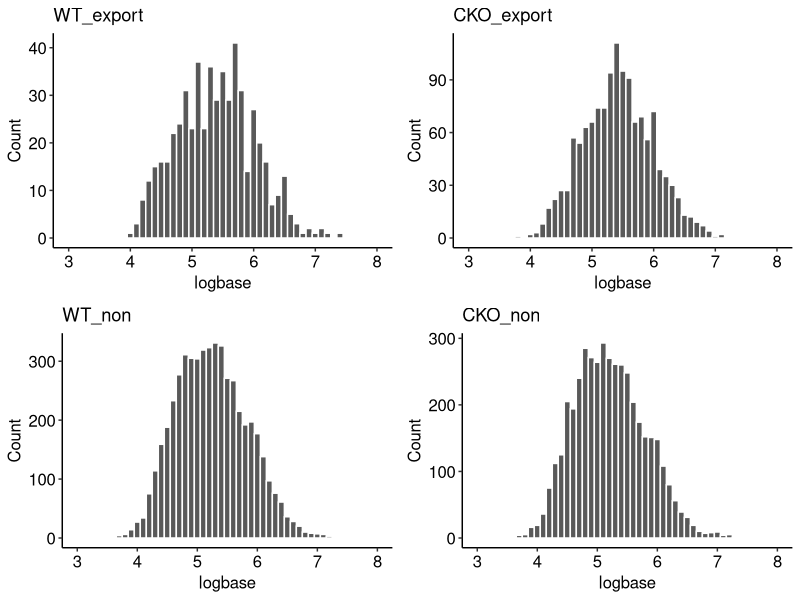

The R script that drew this image:
## ---- chunk 1
#######################################################################################################################################
# Combined analysis Notebook 3 - DESCRIPTION
#
# Here we estimate relative amplitude for each protein.
# Relative amplitude = range / mean abundance,
# To calculate range, we use a 24-hour moving average method to detrend data before subtracting max - min.
# This allows the elimination of >24h trends (e.g. if everything is decreasing over several days)
#
# A relative amplitude threshold is used in proteomics analysis to define biological significance
# This threshold is chosen in this study to be 10%
#
# INPUTS = normalised data for significantly rhythmic proteins output by RAIN (.csv)
# OUTPUTS = detrended data, lists of proteins with relative amplitudes and baselines (mean abundance) calculated (.csv)
# 
#######################################################################################################################################
## ---- chunk 2
# Setup
# Clear your workspace
rm(list=ls())

# Load useful packages
if (!require("tidyverse")) {
  install.packages("tidyverse", dependencies = TRUE)
  library(tidyverse)
} 

if (!require("gridExtra")) {
  install.packages("gridExtra", dependencies = TRUE)
  library(gridExtra)
}

# Make a list of all the .csv files in your working directory just so you can see what's going on
X = list.files(".",".csv")

# Read the raw data files
WT_data <- read.csv("WT_proteome_all_significant_RAIN.csv")
WT_data_start <- WT_data[,-1:-7]
WT_data_start <- t(WT_data_start)
colnames(WT_data_start) <- WT_data$Uniprot_ID


CKO_data <- read.csv("CKO_proteome_all_significant_RAIN.csv")
CKO_data_start <- CKO_data[,-1:-7]
CKO_data_start <- t(CKO_data_start)
colnames(CKO_data_start) <- CKO_data$Uniprot_ID

## ---- chunk 3
# Detrend the data using a 24h moving average
# Set up useful parameters for detrending

period = 24     # Set period length to detrend
n_samples = ncol(WT_data_start)   # Total number of samples

time <- seq(24,93,3)   # List of time-points
row_days = round(period/(time[2] - time [1]))    # Number of rows that correspond to 24 hours (or 1 period length)

WT_detrended_data <- matrix(nrow=length(WT_data_start[,1]) - (row_days), ncol=ncol(WT_data_start))  #initialise a new matrix for the detrended data, excluding the first and last 12 hours (i.e. half of period)
colnames(WT_detrended_data) <- colnames(WT_data_start)     #set up the column names

#Fill up the matrix with the detrended data
for (i in 1:n_samples){
  for (j in 1:length(WT_detrended_data[,1])){
   WT_detrended_data[j,i] = WT_data_start[row_days/2+j,i] - mean(WT_data_start[j:(j + row_days),i])
  }
}

#Export the detrended data as a .csv file
write.csv(WT_detrended_data, file = "WT_Detrended_data.csv", row.names = F)


# SAME FOR CKO
period = 24     #set period length to detrend
n_samples = ncol(CKO_data_start)   #total number of samples
time <- seq(24,93,3)   #list of time-points
row_days = round(period/(time[2] - time [1]))    #number of rows that correspond to 24 hours (or 1 period length)

CKO_detrended_data <- matrix(nrow=length(CKO_data_start[,1]) - (row_days), ncol=ncol(CKO_data_start))  #initialise a new matrix for the detrended data, excluding the first and last 12 hours (i.e. half of period)
colnames(CKO_detrended_data) <- colnames(CKO_data_start)     #set up the column names

#Fill up the matrix with the detrended data
for (i in 1:n_samples){
  for (j in 1:length(CKO_detrended_data[,1])){
   CKO_detrended_data[j,i] = CKO_data_start[row_days/2+j,i] - mean(CKO_data_start[j:(j + row_days),i])
  }
}

#Export the detrended data as a .csv file
write.csv(CKO_detrended_data, file = "CKO_Detrended_data.csv", row.names = F)
## ---- chunk 4
#Calculate relative amplitude

#Calculate Means of each column
WT_Baselines <- as_tibble(colMeans(WT_data_start))
WT_Baselines <- rename(WT_Baselines, Means = value)

#Calculate peak-trough amplitude from detrended data

WT_Amplitudes <- as_tibble(apply(WT_detrended_data, 2, function(df) {max(df)-min(df)}))

WT_Relative_amplitudes <- as_tibble(WT_Amplitudes/WT_Baselines)
WT_Relative_amplitudes <- rename(WT_Relative_amplitudes, WT_Relative_amplitudes = value)


# SAME FOR CKO
#Calculate Means of each column
CKO_Baselines <- as_tibble(colMeans(CKO_data_start))
CKO_Baselines <- rename(CKO_Baselines, Means = value)

#Calculate peak-trough amplitude from detrended data

CKO_Amplitudes <- as_tibble(apply(CKO_detrended_data, 2, function(df) {max(df)-min(df)}))

CKO_Relative_amplitudes <- as_tibble(CKO_Amplitudes/CKO_Baselines)
CKO_Relative_amplitudes <- rename(CKO_Relative_amplitudes, CKO_Relative_amplitudes = value)
## ---- chunk 5
#Export a file with only those with relative amplitude ≥0.1, as well as files with complete data

WT_total_data <- cbind(WT_data[1:4], WT_Relative_amplitudes, WT_data[5:ncol(WT_data)])

WT_big_hits <- WT_total_data[WT_total_data$WT_Relative_amplitudes >= 0.1,]

write.csv(WT_total_data, "WT_all_hits.csv", row.names = F)
write.csv(WT_big_hits, "WT_big_hits.csv", row.names = F)



CKO_total_data <- cbind(CKO_data[1:4], CKO_Relative_amplitudes, CKO_data[5:ncol(CKO_data)])

CKO_big_hits <- CKO_total_data[CKO_total_data$CKO_Relative_amplitudes >= 0.1,]
write.csv(CKO_total_data, "CKO_all_hits.csv", row.names = F)
write.csv(CKO_big_hits, "CKO_big_hits.csv", row.names = F)
## ---- chunk 6
# Export files that include baselines - this was added on later for different analyses

WT_export <- cbind(WT_data[1:4], WT_Relative_amplitudes, WT_Baselines, WT_data[5:ncol(WT_data)])
CKO_export <- cbind(CKO_data[1:4], CKO_Relative_amplitudes, CKO_Baselines, CKO_data[5:ncol(WT_data)])

write.csv(WT_export, "WT_RA_B.csv", row.names = F)
write.csv(CKO_export, "CKO_RA_B.csv", row.names = F)

## ---- chunk 7
# Compare baselines of WT vs CKO rhythmic proteins
# t tests are fine as long as you use log-transformed data

WT_export$logbase <- log10(WT_export$Means)
CKO_export$logbase <- log10(CKO_export$Means)

test <- t.test(WT_export$logbase, CKO_export$logbase)

## ---- chunk 8
# Compare the baselines of all WT + CKO proteins (including non-rhythmic)

WT_total <- read.csv("WT_RAIN_results.csv", stringsAsFactors = F)
CKO_total <- read.csv("CKO_RAIN_results.csv", stringsAsFactors = F)

WT_total$baselines <- apply(WT_total[,8:ncol(WT_total)], 1, mean)
WT_total$logbase <- log10(WT_total$baselines)

CKO_total$baselines <- apply(CKO_total[,8:ncol(CKO_total)], 1, mean)
CKO_total$logbase <- log10(CKO_total$baselines)

test1 <- t.test(WT_total$logbase, CKO_total$logbase)

## ---- chunk 9
# Comparing rhythmic vs non-rhythmic in both genotypes --> include proteins with RA<10% because the question is about whether increasing abundance increases chance of detecting rhythmicity

WT_non <- read.csv("WT_proteome_all_insignificant_RAIN.csv", stringsAsFactors = F)
CKO_non <- read.csv("CKO_proteome_all_insignificant_RAIN.csv", stringsAsFactors = F)

WT_non$baselines <- apply(WT_non[,8:ncol(WT_non)], 1, mean)
WT_non$logbase <- log10(WT_non$baselines)

CKO_non$baselines <- apply(CKO_non[,8:ncol(CKO_non)], 1, mean)
CKO_non$logbase <- log10(CKO_non$baselines)


WT_export$logbase <- log10(WT_export$Means)
CKO_export$logbase <- log10(CKO_export$Means)

test3 <- t.test(WT_non$logbase, WT_export$logbase)

test4 <- t.test(CKO_non$logbase, CKO_export$logbase)

## ---- chunk 10
# Comparing proteins not rhythmic in WT that become rhythmic in CKO, and the converse

CKO_new <- CKO_export[which(CKO_export$Uniprot_ID %in% WT_non$Uniprot_ID),]
CKO_new$WT_logbase <- WT_non$logbase[which(WT_non$Uniprot_ID %in% CKO_new$Uniprot_ID)]
CKO_new$WT_means <- WT_non$baselines[which(WT_non$Uniprot_ID %in% CKO_new$Uniprot_ID)]

test5 <- t.test(CKO_new$logbase, CKO_new$WT_logbase, paired = T)


WT_new <- WT_export[which(WT_export$Uniprot_ID %in% CKO_non$Uniprot_ID),]
WT_new$CKO_logbase <- CKO_non$logbase[which(CKO_non$Uniprot_ID %in% WT_new$Uniprot_ID)]
WT_new$CKO_means <- CKO_non$baselines[which(CKO_non$Uniprot_ID %in% WT_new$Uniprot_ID)]

test6 <- t.test(WT_new$logbase, WT_new$CKO_logbase, paired = T)

# Export these lists of proteins - CKOnew = proteins rhythmic in CKO but not WT; WTnew = the converse.

write.csv(CKO_new, "CKOnew.csv", row.names = F)
write.csv(WT_new, "WTnew.csv", row.names = F)
## ---- chunk 11
# Plot the distributions of baselines for sanity-check - comparing rhythmic vs non-rhythmic
# NB: *_export refers to rhythmic proteins

axis_text_size = 12
axis_label_size = 12

histogram <- function(data) {
  ggplot(data, aes(x = logbase)) + 
  geom_histogram(binwidth = 0.1, col = "white") +
  xlim(3, 8) +
  theme(
  panel.border = element_blank(),  
  panel.grid.major = element_blank(),
  panel.grid.minor = element_blank(),
  panel.background = element_blank(),
  axis.line = element_line(colour = "black"),
  axis.text=element_text(colour="black", size = axis_text_size),
  axis.title = element_text(colour = "black", size = axis_label_size)) +
  labs(title = deparse(substitute(data))) +
  ylab("Count")
}


p1 <- histogram(WT_export)
p2 <- histogram(WT_non)
p3 <- histogram(CKO_export)
p4 <- histogram(CKO_non)

grid.arrange(p1, p3, p2, p4, nrow = 2)

